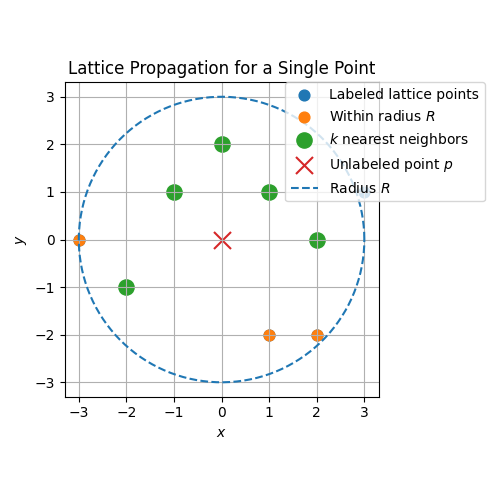

Write Python code to recreate this figure.
import matplotlib.pyplot as plt
import numpy as np


R = 3
k = 5
center = np.array([0, 0])

points = np.array(
    [[-2, -1], [-1, 1], [0, 2], [1, 1], [2, 0], [3, 1], [-3, 0], [1, -2], [2, -2]]
)

d2 = np.sum((points - center) ** 2, axis=1)

inside = d2 <= R**2

nearest_idx = np.argsort(d2[inside])[:k]
knn_points = points[inside][nearest_idx]

plt.figure(figsize=(5, 5))

plt.scatter(points[:, 0], points[:, 1], s=60, label="Labeled lattice points")

plt.scatter(points[inside, 0], points[inside, 1], s=60, label="Within radius $R$")

plt.scatter(
    knn_points[:, 0], knn_points[:, 1], s=120, marker="o", label="$k$ nearest neighbors"
)

plt.scatter(center[0], center[1], s=150, marker="x", label="Unlabeled point $p$")

theta = np.linspace(0, 2 * np.pi, 400)
plt.plot(R * np.cos(theta), R * np.sin(theta), linestyle="--", label="Radius $R$")

plt.gca().set_aspect("equal")
plt.xlabel("$x$")
plt.ylabel("$y$")
plt.title("Lattice Propagation for a Single Point")
plt.legend(loc="upper center", bbox_to_anchor=(1.02, 1), borderaxespad=0.0)
plt.grid(True)
plt.tight_layout()

plt.savefig("lattice_prop.png")
